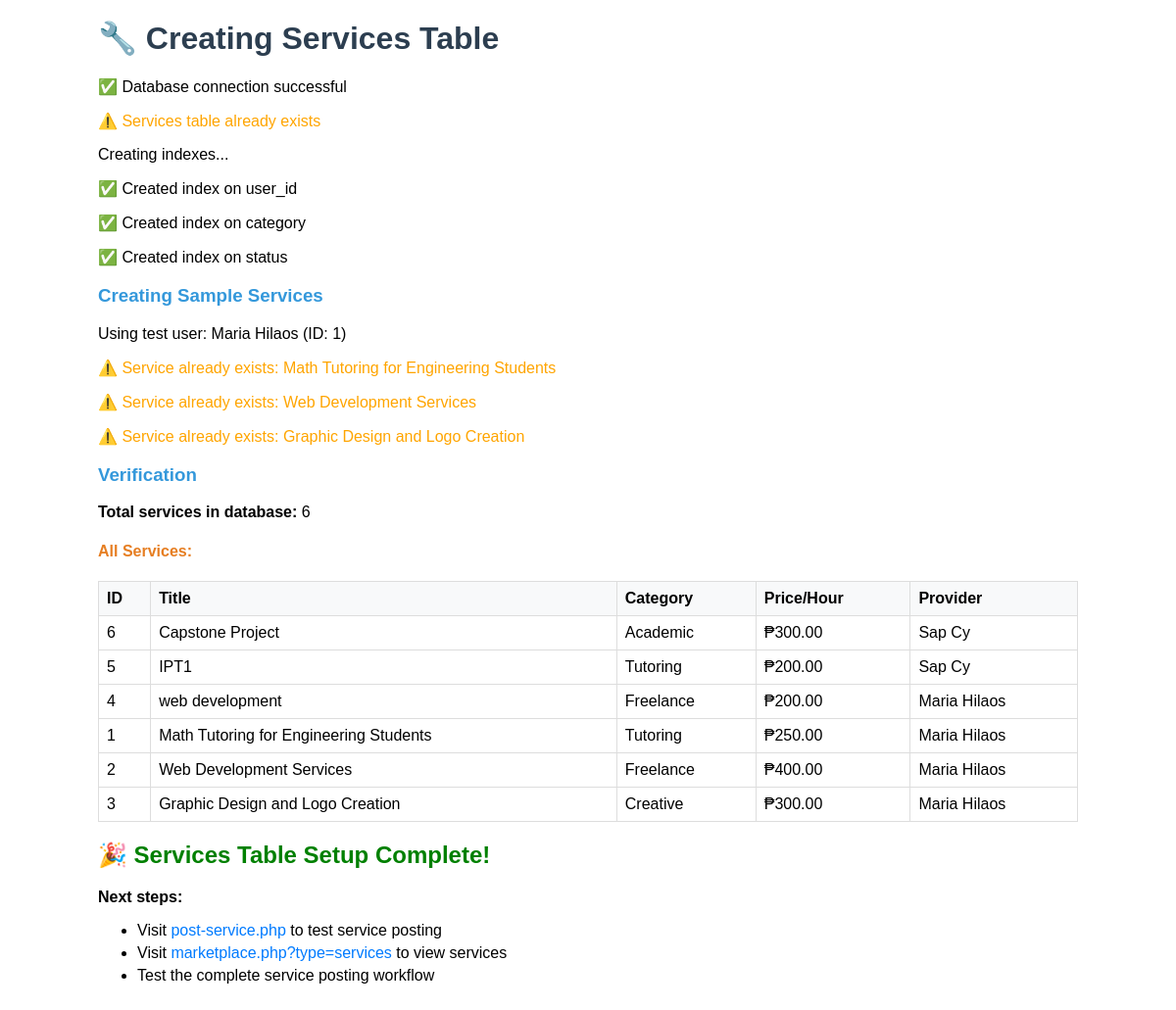
The app's page /create_services_table.php with its own data.
### tables this page shows
CREATE TABLE `users` (
  `id` int(11) NOT NULL,
  `student_id` varchar(20) NOT NULL,
  `username` varchar(50) NOT NULL,
  `email` varchar(100) NOT NULL,
  `password_hash` varchar(255) NOT NULL,
  `first_name` varchar(50) NOT NULL,
  `last_name` varchar(50) NOT NULL,
  `course` varchar(100) NOT NULL,
  `year_level` varchar(20) NOT NULL,
  `bio` text DEFAULT NULL,
  `profile_image` varchar(255) DEFAULT NULL,
  `phone` varchar(20) DEFAULT NULL,
  `contact_number` varchar(20) DEFAULT NULL,
  `status` enum('active','inactive','suspended') DEFAULT 'active',
  `email_verified` tinyint(1) DEFAULT 1,
  `total_earnings` decimal(10,2) DEFAULT 0.00,
  `rating` decimal(3,2) DEFAULT 0.00,
  `total_reviews` int(11) DEFAULT 0,
  `created_at` timestamp NOT NULL DEFAULT current_timestamp(),
  `updated_at` timestamp NOT NULL DEFAULT current_timestamp() ON UPDATE current_timestamp()
);

CREATE TABLE `services` (
  `id` int(11) NOT NULL,
  `user_id` int(11) NOT NULL,
  `title` varchar(200) NOT NULL,
  `description` text NOT NULL,
  `category` enum('tutoring','freelance','academic','technical','creative','other') NOT NULL,
  `subject_skill` varchar(100) DEFAULT NULL,
  `price_per_hour` decimal(8,2) NOT NULL,
  `availability` text DEFAULT NULL,
  `location` varchar(100) DEFAULT NULL,
  `images` longtext DEFAULT NULL CHECK (json_valid(`images`)),
  `status` enum('active','inactive') DEFAULT 'active',
  `views` int(11) DEFAULT 0,
  `rating` decimal(3,2) DEFAULT 0.00,
  `total_reviews` int(11) DEFAULT 0,
  `created_at` timestamp NOT NULL DEFAULT current_timestamp(),
  `updated_at` timestamp NOT NULL DEFAULT current_timestamp() ON UPDATE current_timestamp()
);

### create_services_table.php (the view, shortened to what this page needs)
<?php
echo "<h1>🔧 Creating Services Table</h1>";
try {
    $db = getDBConnection();
    echo "<p>✅ Database connection successful</p>";
    $stmt = $db->query("SHOW TABLES LIKE 'services'");
    if ($stmt->fetch()) {
        echo "<p style='color: orange;'>⚠️ Services table already exists</p>";
    }
    echo "<p>Creating indexes...</p>";
    try {
        $db->exec("CREATE INDEX idx_services_user_id ON services(user_id)");
        echo "<p>✅ Created index on user_id</p>";
    } catch (Exception $e) {
        if (strpos($e->getMessage(), 'Duplicate key name') !== false) {
            echo "<p style='color: orange;'>⚠️ Index on user_id already exists</p>";
        } else {
            throw $e;
        }
    }
    try {
        $db->exec("CREATE INDEX idx_services_category ON services(category)");
        echo "<p>✅ Created index on category</p>";
    } catch (Exception $e) {
        if (strpos($e->getMessage(), 'Duplicate key name') !== false) {
            echo "<p style='color: orange;'>⚠️ Index on category already exists</p>";
        } else {
            throw $e;
        }
    }
    try {
        $db->exec("CREATE INDEX idx_services_status ON services(status)");
        echo "<p>✅ Created index on status</p>";
    } catch (Exception $e) {
        if (strpos($e->getMessage(), 'Duplicate key name') !== false) {
            echo "<p style='color: orange;'>⚠️ Index on status already exists</p>";
        } else {
            throw $e;
        }
    }
    echo "<h3>Creating Sample Services</h3>";
    $stmt = $db->query("SELECT id, first_name, last_name FROM users LIMIT 1");
    $testUser = $stmt->fetch();
    if ($testUser) {
        echo "<p>Using test user: {$testUser['first_name']} {$testUser['last_name']} (ID: {$testUser['id']})</p>";
        $sampleServices = [
            [
                'title' => 'Math Tutoring for Engineering Students',
                'description' => 'Experienced tutor offering comprehensive math support for engineering students. Specializing in Calculus, Linear Algebra, and Differential Equations. I have helped over 50 students improve their grades.',
                'category' => 'tutoring',
                'subject_skill' => 'Mathematics, Calculus, Linear Algebra',
                'price_per_hour' => 250.00,
                'availability' => 'Monday-Friday 2PM-6PM, Weekends flexible',
                'location' => 'Main Campus'
            ],
            [
                'title' => 'Web Development Services',
                'description' => 'Professional web development services for students and small businesses. I can create responsive websites, web applications, and provide technical consulting.',
                'category' => 'freelance',
                'subject_skill' => 'HTML, CSS, JavaScript, PHP, MySQL',
                'price_per_hour' => 400.00,
                'availability' => 'Evenings and weekends, flexible schedule',
                'location' => 'Online or Main Campus'
            ],
            [
                'title' => 'Graphic Design and Logo Creation',
                'description' => 'Creative graphic design services including logo design, posters, flyers, and digital artwork. Perfect for student organizations and projects.',
                'category' => 'creative',
                'subject_skill' => 'Photoshop, Illustrator, Logo Design',
                'price_per_hour' => 300.00,
                'availability' => 'Monday, Wednesday, Friday 1PM-5PM',
                'location' => 'Main Campus'
            ]
        ];
        foreach ($sampleServices as $service) {
            $stmt = $db->prepare("SELECT id FROM services WHERE title = ?");
            $stmt->execute([$service['title']]);
            if (!$stmt->fetch()) {
                $stmt = $db->prepare("
                    INSERT INTO services (user_id, title, description, category, subject_skill, price_per_hour, availability, location, status, created_at)
                    VALUES (?, ?, ?, ?, ?, ?, ?, ?, 'active', NOW())
                ");
                $result = $stmt->execute([
                    $testUser['id'],
                    $service['title'],
                    $service['description'],
                    $service['category'],
                    $service['subject_skill'],
                    $service['price_per_hour'],
                    $service['availability'],
                    $service['location']
                ]);
                if ($result) {
                    $serviceId = $db->lastInsertId();
                    echo "<p style='color: green;'>✅ Created service: {$service['title']} (ID: {$serviceId})</p>";
                } else {
                    echo "<p style='color: red;'>❌ Failed to create service: {$service['title']}</p>";
                }
            } else {
                echo "<p style='color: orange;'>⚠️ Service already exists: {$service['title']}</p>";
            }
        }
    } else {
        echo "<p style='color: orange;'>⚠️ No users found to create sample services</p>";
    }
    echo "<h3>Verification</h3>";
    $stmt = $db->query("SELECT COUNT(*) as total FROM services");
    $total = $stmt->fetch()['total'];
    echo "<p><strong>Total services in database:</strong> {$total}</p>";
    if ($total > 0) {
        $stmt = $db->query("
            SELECT s.id, s.title, s.category, s.price_per_hour,
                   CONCAT(u.first_name, ' ', u.last_name) as provider_name
            FROM services s
            LEFT JOIN users u ON s.user_id = u.id
            ORDER BY s.created_at DESC
        ");
        $services = $stmt->fetchAll();
        echo "<h4>All Services:</h4>";
        echo "<table border='1' cellpadding='8' cellspacing='0' style='border-collapse: collapse; width: 100%;'>";
        echo "<tr style='background: #f8f9fa;'><th>ID</th><th>Title</th><th>Category</th><th>Price/Hour</th><th>Provider</th></tr>";
        foreach ($services as $service) {
            echo "<tr>";
            echo "<td>{$service['id']}</td>";
            echo "<td>{$service['title']}</td>";
            echo "<td>" . ucfirst($service['category']) . "</td>";
            echo "<td>₱" . number_format($service['price_per_hour'], 2) . "</td>";
            echo "<td>{$service['provider_name']}</td>";
            echo "</tr>";
        }
        echo "</table>";
    }
    echo "<h2 style='color: green;'>🎉 Services Table Setup Complete!</h2>";
    echo "<p><strong>Next steps:</strong></p>";
    echo "<ul>";
    echo "<li>Visit <a href='post-service.php' target='_blank'>post-service.php</a> to test service posting</li>";
    echo "<li>Visit <a href='marketplace.php?type=services' target='_blank'>marketplace.php?type=services</a> to view services</li>";
    echo "<li>Test the complete service posting workflow</li>";
    echo "</ul>";
} catch (Exception $e) {
    echo "<p style='color: red;'>❌ Error: " . $e->getMessage() . "</p>";
}
?>

### create_services_table.php (style rules this page uses)
h1 { color: #2c3e50; }
h2 { color: #27ae60; }
h3 { color: #3498db; }
h4 { color: #e67e22; }
table { width: 100%; margin: 10px 0; }
th, td { padding: 8px; text-align: left; border: 1px solid #ddd; }
th { background-color: #f8f9fa; font-weight: bold; }
ul { margin: 10px 0; }
li { margin: 5px 0; }
a { color: #007bff; text-decoration: none; }

### records on screen
users: first_name "Maria", last_name "Hilaos", id "1"
services: id "6", title "Capstone Project", category "Academic", price_per_hour "300.00", provider_name "Sap Cy"
services: id "5", title "IPT1", category "Tutoring", price_per_hour "200.00", provider_name "Sap Cy"
services: id "4", title "web development", category "Freelance", price_per_hour "200.00", provider_name "Maria Hilaos"
services: id "1", title "Math Tutoring for Engineering Students", category "Tutoring", price_per_hour "250.00", provider_name "Maria Hilaos"
services: id "2", title "Web Development Services", category "Freelance", price_per_hour "400.00", provider_name "Maria Hilaos"
services: id "3", title "Graphic Design and Logo Creation", category "Creative", price_per_hour "300.00", provider_name "Maria Hilaos"

### other values on screen
$service['title'] "Math Tutoring for Engineering Students"
$service['title'] "Web Development Services"
$service['title'] "Graphic Design and Logo Creation"
$total "6"
